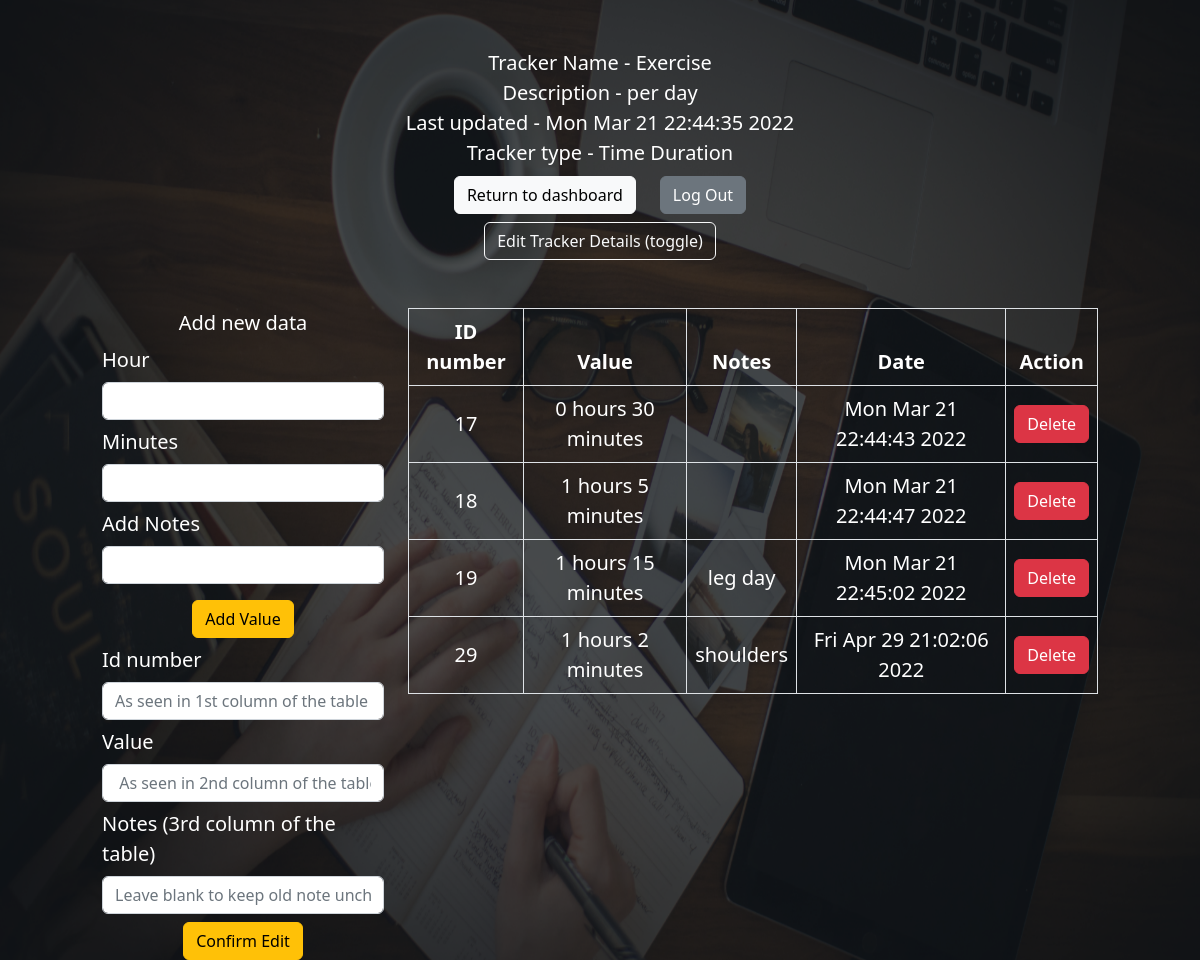
The page /trackerdetails/3 on the database its author committed.
### application/models.py (models this page shows, shortened)
class Tracker(db.Model):
    tracker_id = db.Column(db.Integer, primary_key=True)
    tracker_name = db.Column(db.String(80), nullable=False)
    tracker_description = db.Column(db.String(120), nullable=False)
    tracker_type = db.Column(db.String(50),nullable=False)
    user_defined_options = db.Column(db.String(200))
    tracker_log_time = db.Column(db.String(120), nullable=False)
    user_id = db.Column(db.Integer, db.ForeignKey('user.user_id'),nullable=False)
    tracker_logs = db.relationship('Trackerlogs', backref='tracker', lazy=True)

class Trackerlogs(db.Model):
    log_id = db.Column(db.Integer, primary_key=True)
    log_value = db.Column(db.String(100), nullable=False)
    log_note = db.Column(db.String(100))
    log_time = db.Column(db.String(80), unique=True, nullable=False)
    tracker_id = db.Column(db.Integer, db.ForeignKey('tracker.tracker_id'),nullable=False)

### application/controller_tracker.py (the view)
@app.route("/trackerdetails/<tracker_id>")
def trackerdetails(tracker_id):
    user_logs = Trackerlogs.query.filter_by(tracker_id=tracker_id).all()
    user_id = Tracker.query.filter_by(tracker_id=tracker_id).first().user_id
    user_name = User.query.filter_by(user_id=user_id).first().user_name
    tracker = Tracker.query.filter_by(tracker_id=tracker_id).first()
    tracker_name = tracker.tracker_name
    tracker_description = tracker.tracker_description
    tracker_log_time = tracker.tracker_log_time
    tracker_type = tracker.tracker_type
    if tracker_type == "mo_tracker":
        user_defined_options = Tracker.query.filter_by(tracker_id=tracker_id).first().user_defined_options
        options_list = user_defined_options.rsplit(",")
        return render_template("trackerdetails.html",user_logs=user_logs,tracker=tracker,user_name=user_name,options_list=options_list)
    if tracker_type == "numerical_tracker":
        labels = [user_log.log_id for user_log in user_logs]
        values = [float(user_log.log_value) for user_log in user_logs]
        return render_template("trackerdetails.html",user_logs=user_logs,tracker=tracker,user_name=user_name,labels=labels,values=values)
    return render_template("trackerdetails.html",user_logs=user_logs,tracker=tracker,user_name=user_name)

### templates/trackerdetails.html (shortened to what this page needs)
{% extends 'layout.html' %}
{% block body %}
<div class="row mt-5 justify-content-center">
    <div class="col-auto d-flex text-center justify-content-center">
        Tracker Name - {{tracker["tracker_name"]}} <br>
        Description - {{tracker["tracker_description"]}} <br>
        Last updated - {{tracker["tracker_log_time"]}} <br>
    </div>
</div>
<div class="row justify-content-center">
    <div class="col-auto">
        Tracker type -
        {% if tracker["tracker_type"] == "time_tracker"%}Time Duration{% endif %}
    </div>
</div>
<div class="row my-2 justify-content-center">
    <div class="col-auto">
        <a class="btn btn-light" href="/dashboard/{{user_name}}">Return to dashboard</a>
    </div>
    <div class="col-auto">
        <a class="btn btn-secondary" href="/logout/{{user_name}}">Log Out</a>
    </div>
</div>
<div class="row mt-2 justify-content-center">
    <div class="col-auto">
        <a href="#" class="btn btn-outline-light" onclick="showTrackerForm()">
            Edit Tracker Details (toggle)
        </a>
    </div>
</div>
<div class="row mt-5 justify-content-center">
    <div class="col-12 col-sm-8 col-md-3 col-xl-3">
        <div class="row justify-content-center">
            <div class="col-auto">
                Add new data
            </div>
        </div>
        <div class="row justify-content-center">
            <div class="col">
                <form id="record_value" class="" action='/createlog/{{tracker["tracker_id"]}}' method="post">
                    {% include "value_input_form.html" %}
                </form>
            </div>
        </div>
        <div class="row mt-3 justify-content-center">
            <div class="col-auto">
                <button form="record_value" class="btn btn-warning" type="submit">Add Value</button>
            </div>
        </div>
        <div class="row justify-content-center" id="editlogform">
            <div class="col">
                <div class="row">
                    <div class="col">
                        <form action="/editlogdetails" method="post" id="editlogdetails">
                            <label class="col-form-label" for="log_id">Id number</label>
                            <input class="form-control" type="text" id="log_id" name="log_id" placeholder="As seen in 1st column of the table">
                            <label class="col-form-label" for="log_value">Value</label>
                            <input class="form-control" type="text" id="log_value" name="log_value" placeholder=" As seen in 2nd column of the table">
                            <label class="col-form-label" for="log_note">Notes (3rd column of the table)</label>
                            <input class="form-control" type="text" id="log_note" name="log_note" placeholder="Leave blank to keep old note unchanged">
                        </form>
                    </div>
                </div>
                <div class="row mt-2 justify-content-center">
                    <div class="col-auto">
                        <button form="editlogdetails" class="btn btn-warning" type="submit">Confirm Edit</button>
                    </div>
                </div>
            </div>
        </div>
    </div>
    <div class="col col-sm-12 col-md-12 col-xl-7">
        <table class="table text-white table-bordered text-center table-responsive align-middle">
            <thead class="thead-dark">
                <tr>
                    <th>ID number</th>
                    <th>Value</th>
                    <th>Notes</th>
                    <th>Date</th>
                    <th>Action</th>
                </tr>
            </thead>
            <tbody>
                {% for userlog in user_logs%}
                <tr>
                    <td>{{userlog["log_id"]}}</td>
                    <td>{{userlog["log_value"]}}</td>
                    <td>{% if userlog["log_note"] == None %}-{% else %}{{userlog["log_note"]}}{% endif %}</td>
                    <td>{{userlog["log_time"]}}</td>
                    <td>
                        <div class="row justify-content-center">
                            <div class="col">
                                <a class="btn btn-danger" href='/deletelog/{{userlog["log_id"]}}'>Delete</a>
                            </div>
                        </div>
                    </td>
                </tr>
                {% endfor %}
            </tbody>
        </table>
    </div>
</div>
{% endblock %}

### static/styles.css (style rules this page uses)
.bgImage { background-image:url('../static/laptop_table1.png'); background-repeat: no-repeat; background-attachment: fixed; background-size: 100% 100%; }

### rows shown on the page
Tracker: tracker_name "Exercise", tracker_description "per day", tracker_log_time "Mon Mar 21 22:44:35 2022"
Trackerlogs: log_id "17", log_value "0 hours 30 minutes", log_time "Mon Mar 21 22:44:43 2022"
Trackerlogs: log_id "18", log_value "1 hours 5 minutes", log_time "Mon Mar 21 22:44:47 2022"
Trackerlogs: log_id "19", log_value "1 hours 15 minutes", log_note "leg day", log_time "Mon Mar 21 22:45:02 2022"
Trackerlogs: log_id "29", log_value "1 hours 2 minutes", log_note "shoulders", log_time "Fri Apr 29 21:02:06 2022"
